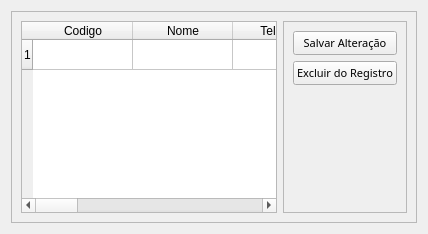
            <widget class="QWidget" name="tab_2">
             <attribute name="title">
              <string>Registro de Cliente</string>
             </attribute>
             <layout class="QVBoxLayout" name="verticalLayout_5">
              <item>
               <widget class="QFrame" name="resgisto_cliente">
                <property name="frameShape">
                 <enum>QFrame::StyledPanel</enum>
                </property>
                <property name="frameShadow">
                 <enum>QFrame::Raised</enum>
                </property>
                <layout class="QHBoxLayout" name="horizontalLayout_4">
                 <item>
                  <widget class="QTableWidget" name="table_cliente">
                   <property name="rowCount">
                    <number>1</number>
                   </property>
                   <row>
                    <property name="text">
                     <string>1</string>
                    </property>
                   </row>
                   <column>
                    <property name="text">
                     <string>Codigo</string>
                    </property>
                   </column>
                   <column>
                    <property name="text">
                     <string>Nome</string>
                    </property>
                   </column>
                   <column>
                    <property name="text">
                     <string>Telefone</string>
                    </property>
                   </column>
                   <column>
                    <property name="text">
                     <string>E-mail</string>
                    </property>
                   </column>
                   <column>
                    <property name="text">
                     <string>CPF/CNPJ</string>
                    </property>
                   </column>
                   <column>
                    <property name="text">
                     <string>Pessoa</string>
                    </property>
                   </column>
                   <column>
                    <property name="text">
                     <string>Endereço</string>
                    </property>
                   </column>
                   <column>
                    <property name="text">
                     <string>CEP</string>
                    </property>
                   </column>
                   <column>
                    <property name="text">
                     <string>Cidade</string>
                    </property>
                   </column>
                   <column>
                    <property name="text">
                     <string>Numero</string>
                    </property>
                   </column>
                   <column>
                    <property name="text">
                     <string>Complamento</string>
                    </property>
                   </column>
                  </widget>
                 </item>
                 <item>
                  <widget class="QFrame" name="frame_15">
                   <property name="frameShape">
                    <enum>QFrame::StyledPanel</enum>
                   </property>
                   <property name="frameShadow">
                    <enum>QFrame::Raised</enum>
                   </property>
                   <layout class="QVBoxLayout" name="verticalLayout_6">
                    <item>
                     <widget class="QPushButton" name="salva_alt_cliente">
                      <property name="font">
                       <font>
                        <family>Bahnschrift SemiBold</family>
                        <pointsize>8</pointsize>
                        <weight>7</weight>
                        <italic>false</italic>
                        <bold>false</bold>
                       </font>
                      </property>
                      <property name="text">
                       <string>Salvar Alteração</string>
                      </property>
                     </widget>
                    </item>
                    <item>
                     <widget class="QPushButton" name="exclu_cliente">
                      <property name="font">
                       <font>
                        <family>Bahnschrift SemiBold</family>
                        <pointsize>8</pointsize>
                        <weight>7</weight>
                        <italic>false</italic>
                        <bold>false</bold>
                       </font>
                      </property>
                      <property name="text">
                       <string>Excluir do Registro</string>
                      </property>
                     </widget>
                    </item>
                    <item>
                     <spacer name="verticalSpacer_2">
                      <property name="orientation">
                       <enum>Qt::Vertical</enum>
                      </property>
                      <property name="sizeHint" stdset="0">
                       <size>
                        <width>20</width>
                        <height>40</height>
                       </size>
                      </property>
                     </spacer>
                    </item>
                   </layout>
                  </widget>
                 </item>
                </layout>
               </widget>
              </item>
             </layout>
            </widget>
